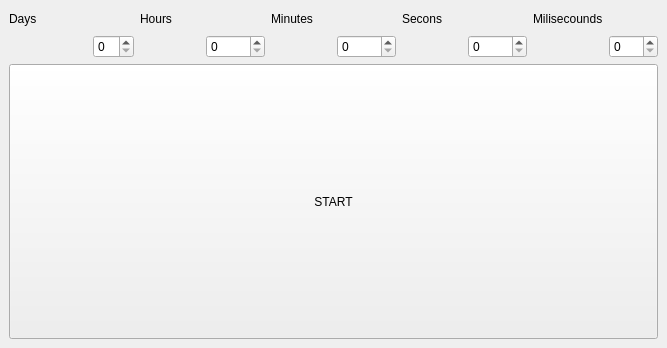
<?xml version="1.0" encoding="UTF-8"?>
<ui version="4.0">
 <class>MainWindow</class>
 <widget class="QMainWindow" name="MainWindow">
  <property name="geometry">
   <rect>
    <x>0</x>
    <y>0</y>
    <width>667</width>
    <height>348</height>
   </rect>
  </property>
  <property name="windowTitle">
   <string>Timer</string>
  </property>
  <widget class="QWidget" name="centralwidget">
   <layout class="QVBoxLayout" name="verticalLayout_2">
    <item>
     <layout class="QVBoxLayout" name="verticalLayout">
      <item>
       <layout class="QHBoxLayout" name="horizontalLayout">
        <item>
         <layout class="QGridLayout" name="gridLayout">
          <item row="0" column="0">
           <widget class="QLabel" name="label">
            <property name="text">
             <string>Days</string>
            </property>
           </widget>
          </item>
          <item row="0" column="1">
           <spacer name="horizontalSpacer_7">
            <property name="orientation">
             <enum>Qt::Horizontal</enum>
            </property>
            <property name="sizeHint" stdset="0">
             <size>
              <width>40</width>
              <height>20</height>
             </size>
            </property>
           </spacer>
          </item>
          <item row="1" column="0" colspan="2">
           <spacer name="horizontalSpacer_2">
            <property name="orientation">
             <enum>Qt::Horizontal</enum>
            </property>
            <property name="sizeHint" stdset="0">
             <size>
              <width>40</width>
              <height>20</height>
             </size>
            </property>
           </spacer>
          </item>
          <item row="1" column="2">
           <widget class="QSpinBox" name="spinBox"/>
          </item>
         </layout>
        </item>
        <item>
         <layout class="QGridLayout" name="gridLayout_2">
          <item row="0" column="0">
           <widget class="QLabel" name="label_2">
            <property name="text">
             <string>Hours</string>
            </property>
           </widget>
          </item>
          <item row="0" column="1">
           <spacer name="horizontalSpacer_8">
            <property name="orientation">
             <enum>Qt::Horizontal</enum>
            </property>
            <property name="sizeHint" stdset="0">
             <size>
              <width>20</width>
              <height>20</height>
             </size>
            </property>
           </spacer>
          </item>
          <item row="1" column="0">
           <spacer name="horizontalSpacer">
            <property name="orientation">
             <enum>Qt::Horizontal</enum>
            </property>
            <property name="sizeHint" stdset="0">
             <size>
              <width>40</width>
              <height>20</height>
             </size>
            </property>
           </spacer>
          </item>
          <item row="1" column="1">
           <widget class="QSpinBox" name="spinBox_2"/>
          </item>
         </layout>
        </item>
        <item>
         <layout class="QGridLayout" name="gridLayout_3">
          <item row="0" column="0">
           <widget class="QLabel" name="label_3">
            <property name="text">
             <string>Minutes</string>
            </property>
           </widget>
          </item>
          <item row="0" column="1">
           <spacer name="horizontalSpacer_9">
            <property name="orientation">
             <enum>Qt::Horizontal</enum>
            </property>
            <property name="sizeHint" stdset="0">
             <size>
              <width>40</width>
              <height>20</height>
             </size>
            </property>
           </spacer>
          </item>
          <item row="1" column="0">
           <spacer name="horizontalSpacer_3">
            <property name="orientation">
             <enum>Qt::Horizontal</enum>
            </property>
            <property name="sizeHint" stdset="0">
             <size>
              <width>40</width>
              <height>20</height>
             </size>
            </property>
           </spacer>
          </item>
          <item row="1" column="1">
           <widget class="QSpinBox" name="spinBox_3"/>
          </item>
         </layout>
        </item>
        <item>
         <layout class="QGridLayout" name="gridLayout_4">
          <item row="0" column="0">
           <widget class="QLabel" name="label_4">
            <property name="text">
             <string>Secons</string>
            </property>
           </widget>
          </item>
          <item row="0" column="1">
           <spacer name="horizontalSpacer_10">
            <property name="orientation">
             <enum>Qt::Horizontal</enum>
            </property>
            <property name="sizeHint" stdset="0">
             <size>
              <width>40</width>
              <height>20</height>
             </size>
            </property>
           </spacer>
          </item>
          <item row="1" column="0">
           <spacer name="horizontalSpacer_4">
            <property name="orientation">
             <enum>Qt::Horizontal</enum>
            </property>
            <property name="sizeHint" stdset="0">
             <size>
              <width>40</width>
              <height>20</height>
             </size>
            </property>
           </spacer>
          </item>
          <item row="1" column="1">
           <widget class="QSpinBox" name="spinBox_4"/>
          </item>
         </layout>
        </item>
        <item>
         <layout class="QGridLayout" name="gridLayout_5">
          <item row="0" column="0">
           <widget class="QLabel" name="label_5">
            <property name="text">
             <string>Milisecounds</string>
            </property>
           </widget>
          </item>
          <item row="0" column="1">
           <spacer name="horizontalSpacer_5">
            <property name="orientation">
             <enum>Qt::Horizontal</enum>
            </property>
            <property name="sizeHint" stdset="0">
             <size>
              <width>40</width>
              <height>20</height>
             </size>
            </property>
           </spacer>
          </item>
          <item row="1" column="0">
           <spacer name="horizontalSpacer_6">
            <property name="orientation">
             <enum>Qt::Horizontal</enum>
            </property>
            <property name="sizeHint" stdset="0">
             <size>
              <width>40</width>
              <height>20</height>
             </size>
            </property>
           </spacer>
          </item>
          <item row="1" column="1">
           <widget class="QSpinBox" name="spinBox_5"/>
          </item>
         </layout>
        </item>
       </layout>
      </item>
      <item>
       <widget class="QPushButton" name="start_stop_Button">
        <property name="sizePolicy">
         <sizepolicy hsizetype="Expanding" vsizetype="Expanding">
          <horstretch>0</horstretch>
          <verstretch>0</verstretch>
         </sizepolicy>
        </property>
        <property name="text">
         <string>START</string>
        </property>
       </widget>
      </item>
     </layout>
    </item>
   </layout>
  </widget>
 </widget>
 <resources/>
 <connections/>
</ui>
